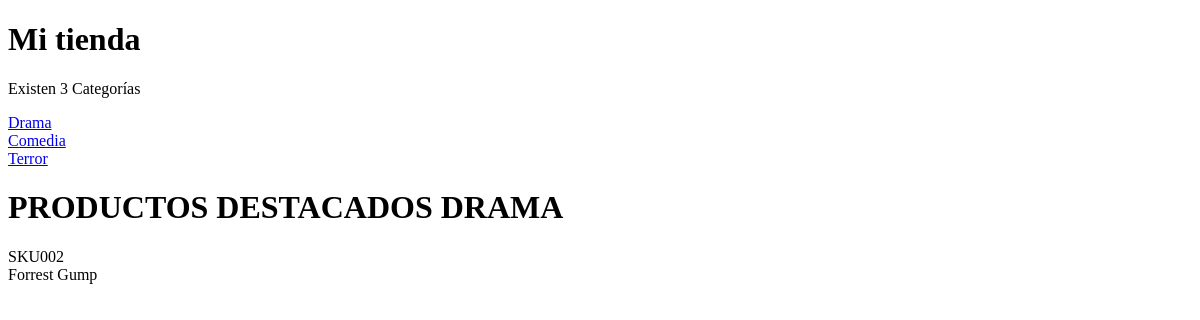
Before: / with the older database file.
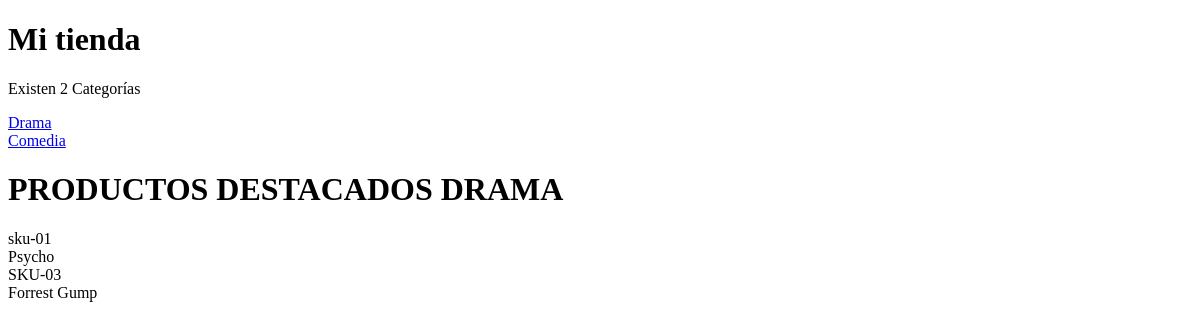
After: the same page with the newer database file.
### tables this page shows
CREATE TABLE `Categorias` (
  `id_cat` int(11) NOT NULL,
  `nombre_categoria` varchar(60) DEFAULT NULL,
  `descripcion_categoria` tinytext
);

CREATE TABLE `Productos` (
  `id` int(11) NOT NULL,
  `clave_producto` varchar(60) DEFAULT '',
  `nombre_producto` varchar(60) DEFAULT '',
  `descripcion_producto` tinytext,
  `imagen_producto` varchar(60) DEFAULT NULL,
  `precio` decimal(10,2) DEFAULT NULL,
  `fecha_lanzamiento` date DEFAULT NULL
);

### index.php (the view, shortened to what this page needs)
<?php
$titulo_pagina = "Mi tienda";
include_once("includes/conexion.php");
$consulta_categorias = "SELECT * FROM Categorias";
$resultado_categorias = mysqli_query($conexion, $consulta_categorias);
$total_resultados = mysqli_num_rows($resultado_categorias);
?>
<!doctype html>
<html>
	<head>
	</head>
	<body>
		<h1><?php echo $titulo_pagina; ?></h1>
	<?php echo "<p>Existen " . $total_resultados . " Categorías</p>";
	if ($total_resultados > 0){
		while($row = mysqli_fetch_assoc($resultado_categorias)){
	echo "<div>";
	echo "<a href='detalle-categoria.php?id=" . $row['id_cat'] . "'>" . $row['nombre_categoria'] . "</a>";
	echo "</div>";
		}
	} else {
		echo "<h3> No hay categorías para mostrar </h3>";
	}
	?>
	<h1>PRODUCTOS DESTACADOS DRAMA</h1>
	<?php
	include_once("includes/destacados-drama.php");
	?>
	</body>
</html>

### includes/destacados-drama.php
<?php
	$consulta_drama = "SELECT * FROM Relacion_Productos_Categorias WHERE id_categoria = 1";
	$resultado_drama = mysqli_query($conexion, $consulta_drama);
	while ($row = mysqli_fetch_assoc($resultado_drama)){
		$id_producto = $row['id_producto'];
	$consulta_producto_individual = "SELECT * FROM Productos WHERE id = $id_producto";
	$resultado_producto_individual = mysqli_query($conexion, $consulta_producto_individual);
	while ($row2 = mysqli_fetch_assoc($resultado_producto_individual)){
	echo "<div>";
	echo "<div>" . $row2['clave_producto'] . "</div>";
	echo "<div>" . $row2['nombre_producto'] . "</div>";
	echo "</div>";
	}
	}
?>

Changed rows visible on the page:
removed categorias: nombre_categoria "Terror"
no longer on this page (row edited): productos: clave_producto "SKU002", nombre_producto "Forrest Gump"
now on this page (row edited): productos: clave_producto "sku-01", nombre_producto "Psycho"
now on this page (row edited): productos: clave_producto "SKU-03", nombre_producto "Forrest Gump"
Other visible differences:
$total_resultados: "3" → "2"
